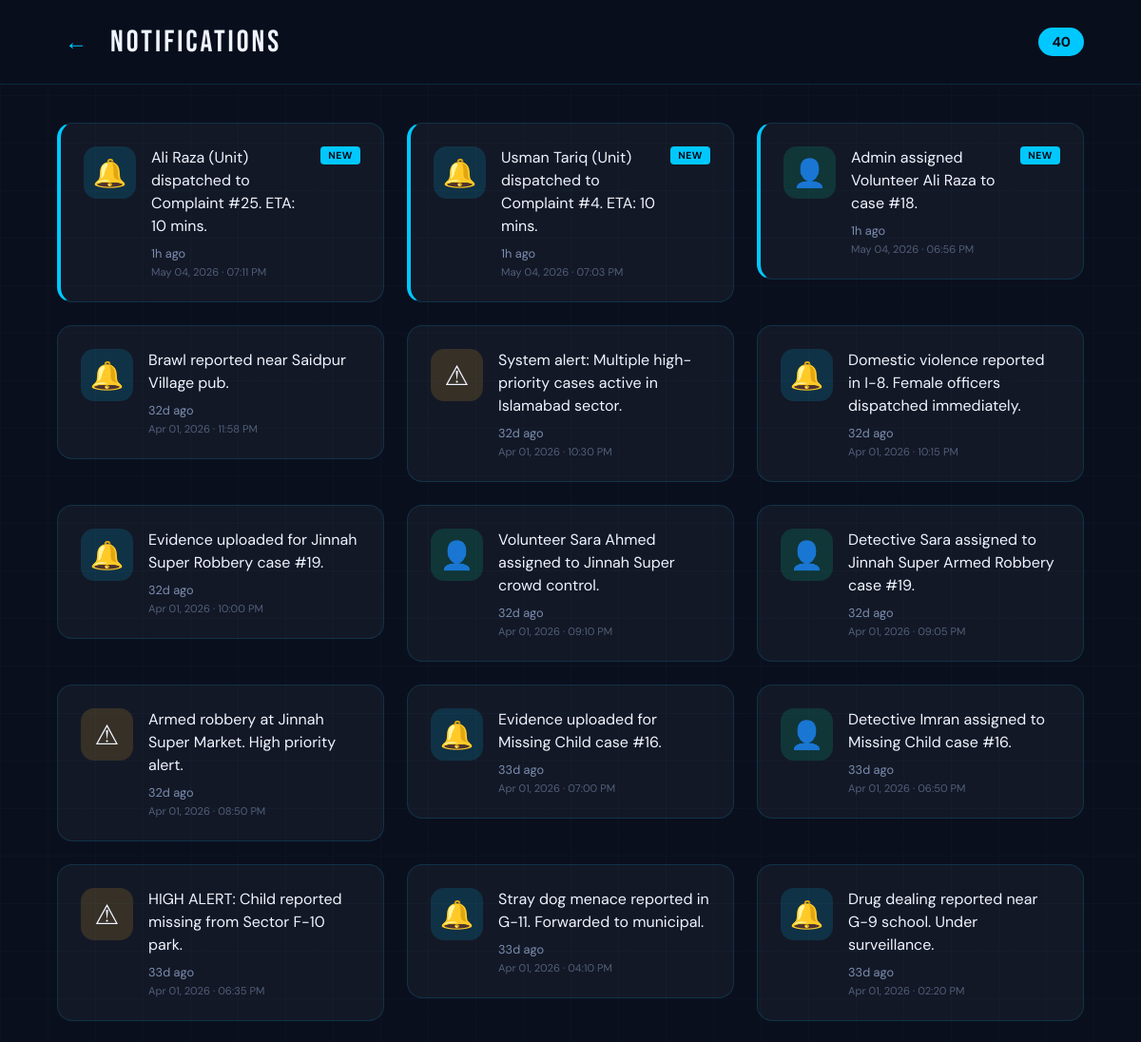
The page /notifications (upper part) on the database as committed earlier.
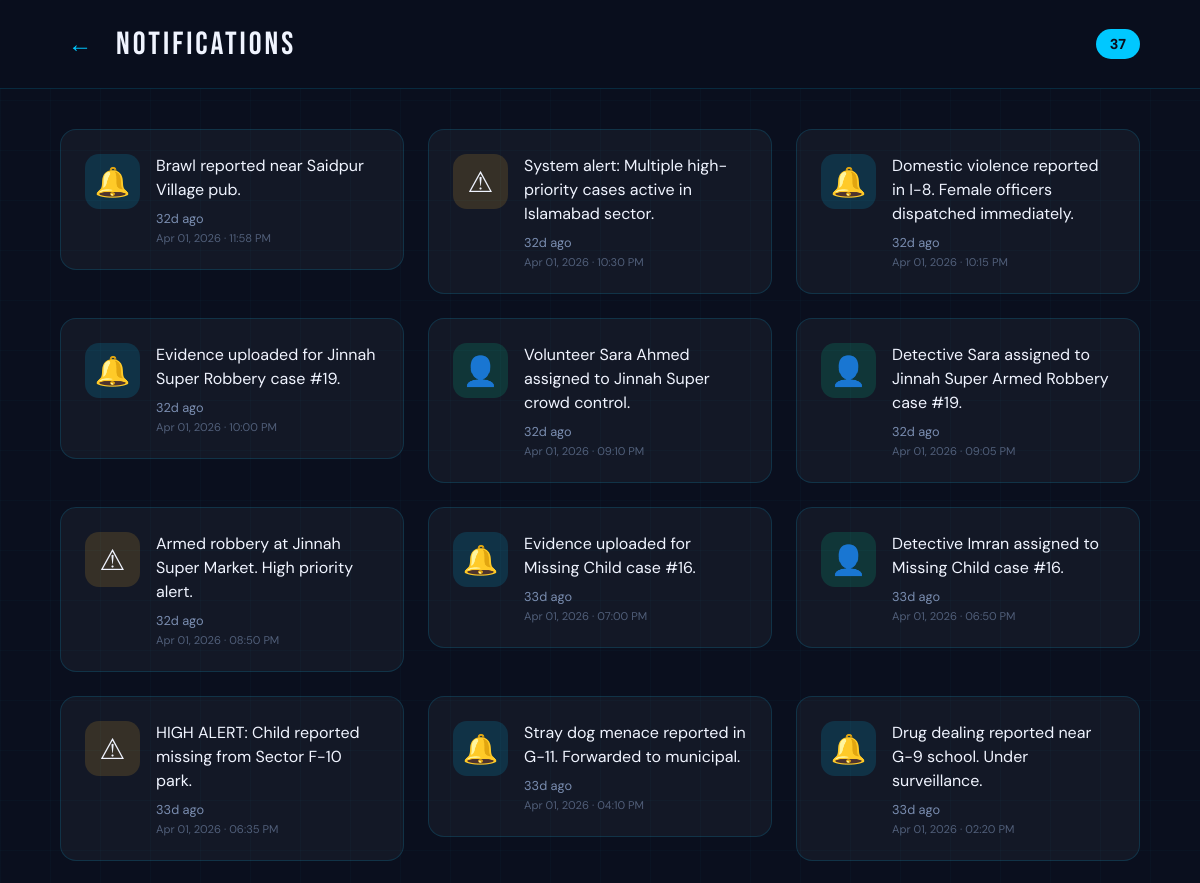
The same page on the database as committed later.
### tables this page shows
CREATE TABLE Notifications (
    notification_id INTEGER PRIMARY KEY AUTOINCREMENT,
    message TEXT NOT NULL,
    created_at DATETIME DEFAULT CURRENT_TIMESTAMP
);

### app.py (the view)
@app.route('/notifications')
def notifications():
    db = get_db_connection()
    all_notifications = db.execute('''
        SELECT message, created_at
        FROM Notifications
        ORDER BY created_at DESC
    ''').fetchall()
    now = datetime.utcnow()
    notifications_list = []
    for n in all_notifications:
        dt = datetime.strptime(n['created_at'], '%Y-%m-%d %H:%M:%S')
        hours_ago = (now - dt).total_seconds() / 3600
        notifications_list.append({
            'message': n['message'],
            'time_ago': time_ago(n['created_at']),
            'is_new': hours_ago < 24,
            'date': dt.strftime('%b %d, %Y · %I:%M %p')
        })
    db.close()
    return render_template('notifications.html', all_notifications=notifications_list)

### app.py (called while the page is built)
def get_db_connection():
    conn = sqlite3.connect(DATABASE, timeout=10)
    conn.row_factory = sqlite3.Row
    return conn

def time_ago(dt_str):
    if not dt_str:
        return ''
    dt = datetime.strptime(dt_str, '%Y-%m-%d %H:%M:%S')
    now = datetime.utcnow()
    diff = now - dt
    minutes = int(diff.total_seconds() // 60)
    if minutes < 1:
        return 'Just now'
    elif minutes < 60:
        return f'{minutes}m ago'
    elif minutes < 1440:
        return f'{minutes // 60}h ago'
    else:
        return f'{minutes // 1440}d ago'

### templates/notifications.html (shortened to what this page needs)
<!DOCTYPE html>
<html lang="en">
<head>
</head>
<body>
  <div class="app-container">
    <div class="header">
      <button class="back-btn" onclick="window.history.back()">←</button>
      <div class="header-title">NOTIFICATIONS</div>
      <span class="notif-count">{{ all_notifications|length }}</span>
    </div>
    <div class="app-content">
      <div class="content">
        <div class="notifications-grid">
          {% for n in all_notifications %}
          <div class="notif-card {% if n.is_new %}has-new{% endif %}">
            <div class="notif-icon {% if 'assigned' in n.message|lower %}ni-person{% elif 'resolved' in n.message|lower %}ni-check{% elif 'alert' in n.message|lower %}ni-alert{% else %}ni-bell{% endif %}">
              {% if 'assigned' in n.message|lower %}👤{% elif 'resolved' in n.message|lower %}✓{% elif 'alert' in n.message|lower %}⚠{% else %}🔔{% endif %}
            </div>
            <div class="notif-body">
              <div class="notif-top">
                <div class="notif-text">{{ n.message }}</div>
                {% if n.is_new %}
                <span class="new-badge">NEW</span>
                {% endif %}
              </div>
              <div class="notif-time">{{ n.time_ago }}</div>
              <div class="notif-date">{{ n.date }}</div>
            </div>
          </div>
          {% else %}
          <div class="empty-state">
            <div style="font-size:2rem;margin-bottom:16px;">🔔</div>
            No notifications yet<br>
            <span style="font-size:0.8rem;opacity:0.7;">We'll notify you when there are updates on your reports</span>
          </div>
          {% endfor %}
        </div>
      </div>
    </div>
  </div>
</body>
</html>

### templates/notifications.html (style rules this page uses)
*,*::before,*::after { box-sizing:border-box;margin:0;padding:0 }
:root { --navy:#0a0f1e; --cyan:#00c8ff; --white:#f0f4ff; --muted:#7a8db0; --red:#ff4e6a; --yellow:#ffb830; --green:#00e5a0; --border:rgba(0,200,255,0.15); --card:rgba(255,255,255,0.04); }
html, body { height: 100vh; width: 100vw; background: var(--navy); font-family: 'DM Sans', sans-serif; margin: 0; padding: 0; color: var(--white); overflow: hidden; }
body { display: flex; align-items: stretch; justify-content: stretch; }
.app-container { width: 100vw; height: 100vh; background: var(--navy); overflow: hidden; display: flex; flex-direction: column; position: relative; background-image: linear-gradient(rgba(0,200,255,0.025) 1px, transparent 1px), linear-gradient(90deg, rgba(0,200,255,0.025) 1px, transparent 1px); background-size: 50px 50px; }
.header { padding: 20px 40px; border-bottom: 1px solid var(--border); display: flex; align-items: center; gap: 16px; flex-shrink: 0; background: rgba(10,15,30,0.95); backdrop-filter: blur(10px); }
.back-btn { background: none; border: none; color: var(--cyan); font-size: 1.5rem; cursor: pointer; width: 40px; height: 40px; display: flex; align-items: center; justify-content: center; border-radius: 8px; transition: all 0.2s; }
.header-title { font-family: 'Bebas Neue', sans-serif; font-size: 1.8rem; letter-spacing: 3px; flex: 1; }
.notif-count { font-size: 0.9rem; background: var(--cyan); color: var(--navy); padding: 6px 14px; border-radius: 20px; font-weight: 800; }
.app-content { flex: 1; overflow-y: auto; overflow-x: hidden; display: flex; flex-direction: column; scrollbar-width: thin; scrollbar-color: rgba(0,200,255,0.2) transparent; }
.content { flex: 1; padding: 32px 40px; display: flex; flex-direction: column; gap: 16px; max-width: 1200px; margin: 0 auto; width: 100%; }
.notifications-grid { display: grid; grid-template-columns: repeat(2, 1fr); gap: 20px; }
.notif-card { background: var(--card); border: 1.5px solid var(--border); border-radius: 16px; padding: 20px; display: flex; gap: 16px; align-items: flex-start; transition: all 0.3s ease; height: fit-content; }
.notif-icon { width: 50px; height: 50px; border-radius: 14px; display: flex; align-items: center; justify-content: center; font-size: 1.5rem; flex-shrink: 0; }
.ni-bell { background: rgba(0,200,255,0.15); }
.ni-person { background: rgba(0,229,160,0.15); }
.ni-alert { background: rgba(255,184,48,0.15); }
.notif-body { flex: 1; min-width: 0; }
.notif-top { display: flex; align-items: flex-start; gap: 10px; margin-bottom: 8px; }
.notif-text { font-size: 0.95rem; line-height: 1.5; color: var(--white); flex: 1; }
.notif-time { font-size: 0.8rem; color: var(--muted); margin-bottom: 4px; }
.notif-date { font-size: 0.7rem; color: rgba(122,141,176,0.6); }
@media (min-width: 1200px) { .content { padding: 40px 60px; max-width: 1400px; } }
@media (min-width: 1200px) { .header { padding: 24px 60px; } }
@media (min-width: 1200px) { .header-title { font-size: 2rem; } }
@media (min-width: 1200px) { .notifications-grid { grid-template-columns: repeat(3, 1fr); gap: 24px; } }
@media (min-width: 1200px) { .notif-card { padding: 24px; } }
@media (min-width: 1200px) { .notif-icon { width: 55px; height: 55px; font-size: 1.8rem; } }
@media (min-width: 1200px) { .notif-text { font-size: 1rem; } }

Rows that differ between the two databases and show on the page:
removed Notifications: message "Ali Raza (Unit) dispatched to Complaint #25. ETA: 10 mins.", shows "NEW", time_ago "1h ago", date "May 04, 2026 · 07:11 PM"
removed Notifications: message "Usman Tariq (Unit) dispatched to Complaint #4. ETA: 10 mins.", shows "NEW", time_ago "1h ago", date "May 04, 2026 · 07:03 PM"
removed Notifications: message "Admin assigned Volunteer Ali Raza to case #18.", shows "NEW", time_ago "1h ago", date "May 04, 2026 · 06:56 PM"
Other text that changed with them:
{{ all_notifications|length }}: "40" → "37"
